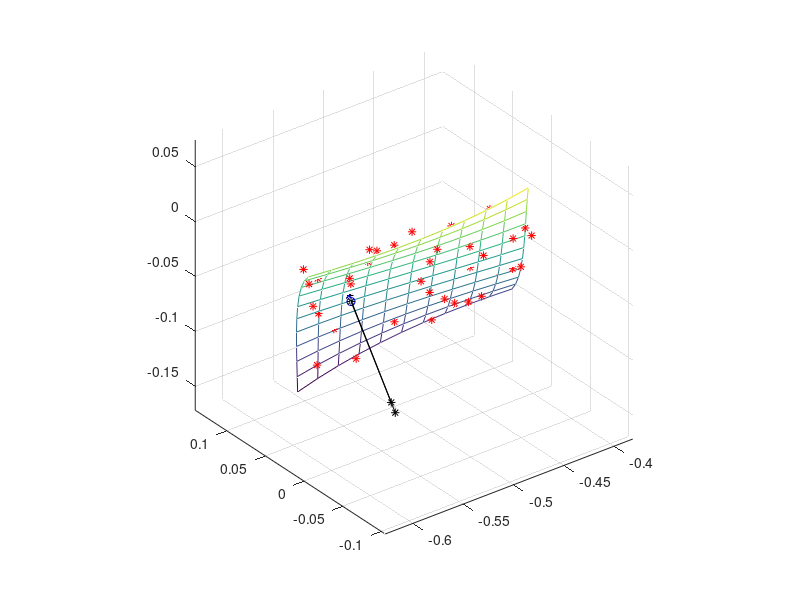

Recreate this plot in MATLAB.
% surfD.m









% start
hold off;
del = 0.1; 










countX = 11;
countY = 11;
x = [-0.5640517074121982,-0.5453116892559908,-0.5266990793899591,-0.5082061600904321,-0.4898252136337386,-0.4715485222962078,-0.45336836835416877,-0.43527703408395035,-0.4172668017618815,-0.39932995366429147,-0.3814587720675091,-0.5698337811215094,-0.5513265347406094,-0.5329289891028486,-0.514633426484556,-0.49643212916206064,-0.4783173794116914,-0.4602814595097774,-0.4423166517326476,-0.424415238356631,-0.40656950165805655,-0.38877172391325343,-0.5756165193985587,-0.5573125981949497,-0.5391006701874435,-0.5209730176523688,-0.502921922866055,-0.48493966810483086,-0.4670185356450255,-0.4491508077629678,-0.4313287667349869,-0.4135446948374117,-0.3957908743465713,-0.5814463089842055,-0.563316266359871,-0.5452605093846027,-0.5272713203347297,-0.5093409814865809,-0.49146177511648537,-0.4736259835007722,-0.4558258889157702,-0.43805377363780845,-0.4203019199432161,-0.40256261010832195,-0.5873695366193089,-0.5693839259762323,-0.5514548934351856,-0.5335747212724977,-0.5157356917644975,-0.4979300871875142,-0.48015018981787666,-0.46238828193191395,-0.444636645805955,-0.4268875637163289,-0.40913331793936464,-0.5934325890447281,-0.5755619637848931,-0.5577302090800514,-0.5399296072065322,-0.5221524404406642,-0.5043909910587766,-0.4866375413371983,-0.4688843735522583,-0.4511237699802857,-0.43334801289760944,-0.41554938458055857,-0.5996818530013223,-0.5818967665267124,-0.5641328430600594,-0.5463823648776923,-0.52863761425594,-0.5108908734711317,-0.4931344247995962,-0.4753605505176625,-0.45756153290165974,-0.4397296542279169,-0.4218571967727629,-0.6061637152299507,-0.5884347209425496,-0.5707091821160688,-0.5529793810268373,-0.5352375999511844,-0.5174761211654387,-0.49968722694592954,-0.48186319956898577,-0.4639963213109364,-0.4460788744481104,-0.4281031412568369,-0.6129245624714728,-0.5952222137732637,-0.5775056129889387,-0.5597670423948264,-0.5419987842672562,-0.524193120882557,-0.5063423345170577,-0.4884387074470873,-0.47047452194897477,-0.4524420602990493,-0.4343336047736398,-0.6200107814667474,-0.6023056317597141,-0.5845685224195283,-0.566791735722519,-0.5489675539450151,-0.5310882593633456,-0.5131461342538397,-0.4951334608928262,-0.47704252155663424,-0.45886559852159275,-0.4405949740640308,-0.627468758956634,-0.60973136164276,-0.5919442971486969,-0.5740998477507739,-0.5561902957253199,-0.5382079233486639,-0.5201450128971349,-0.5019938466470619,-0.48374670687477395,-0.46539587585659997,-0.4469336358688691];
y = [0.090891798561586,0.08923109939113966,0.08696199502026086,0.08412133943396469,0.08074598661726626,0.0768727905551807,0.07253860523272315,0.06778028463490868,0.0626346827467524,0.057138653553269456,0.05132905103947496,0.08389349305924662,0.0811212527291498,0.077825164990653,0.07404208382877134,0.06980886322851991,0.06516235717491385,0.06013941965296827,0.05477690464769828,0.04911166614411898,0.04318055812724551,0.037020434582092976,0.07689201408626901,0.07314884717775155,0.06896639065286661,0.06438149849662927,0.05943102469405469,0.054151823230157964,0.048580748089954204,0.042754653258458536,0.03671039272068605,0.030484820461651893,0.024114790466371168,0.06966585380881476,0.06509237490310651,0.06016416417306324,0.05491807560370011,0.049390963180032194,0.043619680887074644,0.03764108270984255,0.03149202263335105,0.02520935464261522,0.018829932722650215,0.012390610858471136,0.06199350439304548,0.05673032807137625,0.051196977717404515,0.045430307316145405,0.03946717085261402,0.03334442231182548,0.0270989156787949,0.020767504938537396,0.014387044076068063,0.007994387076402052,0.0016263879245544607,0.05365345800512275,0.0478411988487224,0.041843323452052036,0.03569668580012679,0.02943813987796176,0.02310453967057208,0.016732739162972854,0.010359592340179196,0.004021953187206204,-0.0022433243109309733,-0.00839938616921724,0.04442420681120818,0.03820347940130654,0.03188169354316739,0.025495703221805853,0.01908236242223703,0.01267852512947604,0.006321045328538007,0.00004677700443803459,-0.006107425857808772,-0.012104709273187277,-0.017908219256682373,0.03408424297746335,0.02759566189529027,0.021090580156912175,0.014605851747344186,0.008178330651601402,0.001844870854698956,-0.004357673658348049,-0.010392448902524491,-0.016222600892815277,-0.021811275644205264,-0.027121619171679344,0.02241205867004985,0.015796238496835174,0.009248475459447975,0.0028056235429033786,-0.003495463267783522,-0.00961793098759759,-0.015524925631523717,-0.021179593214546794,-0.02654507975165172,-0.031584531257823345,-0.03626109374804658,0.009186146055129315,0.002583701372102884,-0.0038661283830635808,-0.010126489225354945,-0.01616052716975612,-0.021931388231251972,-0.02740221842482738,-0.032536163765467245,-0.03729637026815647,-0.041645983947879904,-0.04554815081962243,-0.005815002701136676,-0.01226345731274503,-0.018474739204460917,-0.02441199439126921,-0.030038368888154816,-0.035317008710102606,-0.040211059872097464,-0.04468366838912426,-0.04869798027616796,-0.05221714154821334,-0.05520429822024533];
z = [-0.15453649136125902,-0.1480481713063928,-0.14201732279009582,-0.13641623459422714,-0.13121719550064576,-0.12639249429121074,-0.12191441974778117,-0.11775526065221606,-0.11388730578637447,-0.11028284393211549,-0.10691416387129812,-0.1354002020779028,-0.1297476711387885,-0.12448903111271356,-0.11959657078153703,-0.11504257892711794,-0.11079934433131537,-0.10683915577598835,-0.10313430204299595,-0.09965707191419719,-0.09637975417145117,-0.0932746375966169,-0.11626629898798223,-0.11134382636420137,-0.10675166402793,-0.10246210076102716,-0.09844742534535192,-0.09467992656276332,-0.0911318931951204,-0.08777561402428223,-0.08458337783210784,-0.08152747340045632,-0.0785801895111867,-0.09730133807997202,-0.09300319297110612,-0.08897177752421986,-0.08517938052117227,-0.0815982907438224,-0.0782007969740293,-0.07495918799365203,-0.07184575258454963,-0.06883277952858115,-0.06589255760760566,-0.0629973756034822,-0.07867187534234683,-0.07489232694797747,-0.07131592759005786,-0.06791496605044704,-0.06466173111100408,-0.061528511553588024,-0.05848759616005793,-0.05551127371227284,-0.052571832992091796,-0.04964156278137388,-0.04669275186197813,-0.06054446676358147,-0.05717778428329015,-0.053950670213918715,-0.05083541333732622,-0.0478043024353717,-0.04482962628991422,-0.04188367368281284,-0.03893873339592659,-0.035967094211114534,-0.03294104491023573,-0.02983287427514923,-0.04308566833215059,-0.04002612096551886,-0.03704256138427714,-0.034107278370284495,-0.031192560705399962,-0.028270697171482603,-0.025313976550391463,-0.022294687623985607,-0.019185119174124063,-0.015957559982665903,-0.012584298831470185,-0.02646203603652891,-0.023603892983138305,-0.02075815708960784,-0.017897117137796584,-0.014993061909563565,-0.012018280186767864,-0.00894506075126851,-0.005745692384924568,-0.002392463869595081,0.0011423360128608936,0.004886418480584291,-0.010840125865191147,-0.008077656324623199,-0.005264013318385531,-0.0023714856283371874,0.000627637963662761,0.0037610686757552775,0.0070565177260813045,0.010541696332781791,0.014244315713997702,0.018192087087869943,0.022412721672539493,0.003613506193387968,0.006386033021551718,0.00927331394091506,0.01230306016961892,0.015502982925804293,0.018900793427612084,0.022524202893183243,0.026400922540658747,0.03055866358817952,0.03502513725388651,0.039828054755920675,0.01673230415073372,0.019620619066911746,0.022687268699819213,0.025959964267597085,0.029466416988386313,0.033234338080327844,0.037291438761562615,0.041665430250231575,0.04638402376447569,0.05147493052243589,0.05696586174225311];
px = [-0.5083798029965485,-0.515019121080049,-0.4736524828999517,-0.45778206270399024,-0.44924452770061085,-0.4380028735728652,-0.6253064548851675,-0.5963646068971843,-0.567620172654073,-0.5667304492893708,-0.5317174753812708,-0.5565114204246977,-0.5324524845082517,-0.49716606082018716,-0.4513616122620958,-0.44076512875516993,-0.4462740341427891,-0.4317772933336148,-0.4287306166879957,-0.5217872781343351,-0.5110099985194811,-0.6043146498473396,-0.5732556458354496,-0.5895983684118316,-0.5755910328342297,-0.550368629600146,-0.5427024480317577,-0.5624850808738175,-0.5573981154872026,-0.5027198058229494,-0.47043466491787156,-0.49367919509889807,-0.4769695983462623,-0.47985772860295783,-0.4556173724024696,-0.45919482980876714,-0.43970953493334436,-0.46150083274387654,-0.4989056532035811,-0.454041933721788,-0.4596581329338798,-0.44891442441817064,-0.42257818282018567,-0.4257989331772049,-0.4095188967520055,-0.41131265437206704,-0.4203909048853579,-0.43031890313914267,-0.6202624104040932,-0.5599828912390246];
py = [-0.00753593258767166,-0.016575418730335238,-0.014370268669250626,-0.011328918245432529,-0.01577398235733867,-0.009599503874449536,-0.0037604719923547483,-0.018665122091785315,-0.016424358264928877,-0.0034027254738841876,-0.047857185616805735,-0.024372254344245448,-0.016130024997469523,-0.021149286700361973,-0.04130363594174364,-0.023507184955667434,-0.004669075432844363,-0.03977002267282732,-0.027431084501319418,0.07019051048948365,0.08517652715118595,0.012426111969414915,0.010075178220166832,0.0375944992717809,0.04892160058818007,0.06186686266617268,0.05937774827507033,0.06781388913124922,0.07610109094993114,0.06660573817886528,0.022536277942394323,0.05721653377562329,0.05849471100555845,0.06065585009185668,0.011020792879378488,0.02424826363105577,0.030438694217453696,0.04440539529272587,0.015941297340484877,0.011055042456816362,0.010024588410510252,0.06726858122876549,0.021650509872043807,0.03288587127823703,0.003169397010248598,0.011561681791354294,0.007659822491879419,0.06293240924743043,0.010077873669193153,0.0030679102565056016];
pz = [-0.03846413458200581,-0.004082103038444154,-0.005784793103318149,-0.020939625082142532,-0.000657612418496295,-0.007569732425000815,0.008486994091953172,0.010409087524076988,0.02431691764452079,0.008059949468144562,0.02750042668293394,0.029189905146289608,0.02913944198611683,0.02436955686002326,0.0060475098549093165,0.01542450850143083,0.01426072561741741,0.0011717634136110128,0.0013418817194945781,-0.12966860957130888,-0.13684889264715916,-0.0013033944866833527,-0.01597132346350752,-0.04321567330202592,-0.059812956490994384,-0.08885187792055894,-0.07529659122820466,-0.12011614954288553,-0.08670697589157819,-0.09851533859573759,-0.07147750908172545,-0.10001591179497128,-0.09233722662377788,-0.0830855830805819,-0.07419464819531578,-0.07995086785469475,-0.0684118308343511,-0.07488117544577545,-0.042414650183638665,-0.04318599549394131,-0.011676324047237965,-0.11861670219918354,-0.0628319080221669,-0.08949907436152252,-0.054775118866356574,-0.05974650607341193,-0.037610435788250976,-0.10862877201586453,0.013739364970637186,0.013716828470359044];

% original point 
ox =-0.5573229723937336;
oy =0.030532680247344235;
oz =-0.04699586090419561;
% projected point 
fx =-0.555900922225312;
fy =0.03475156918751701;
fz =-0.04393382530339366;
% local plane normal 
nx =-0.16508014238408783;
ny =-0.7882973468692605;
nz =-0.5927358935557522;

% surface normal 
sx =-0.2166900289384015;
sy =-0.8273873274194365;
sz =-0.5181463517042233;
curvature = 3581032.786790832;
















tx = reshape(x, countX,countY);
ty = reshape(y, countX,countY);
tz = reshape(z, countX,countY);

mesh(tx, ty, tz);

hold on;
% neighborhood points
plot3(px,py,pz, 'r*');
% original point
plot3(ox,oy,oz, 'bo');
% projected point
plot3(fx,fy,fz, 'b*');


% normal
plot3([ox,ox+del*nx],[oy,oy+del*ny],[oz,oz+del*nz], 'k-*');
plot3([fx,fx+del*sx],[fy,fy+del*sy],[fz,fz+del*sz], 'k-*');





axis equal;































%

% ...
